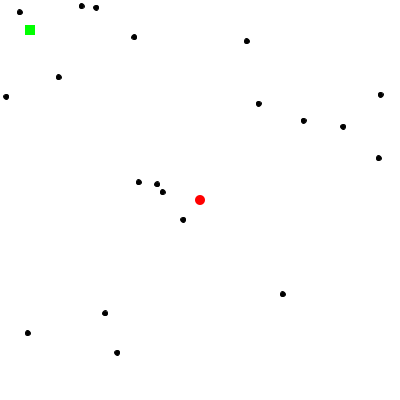
Frame 1 (no input)
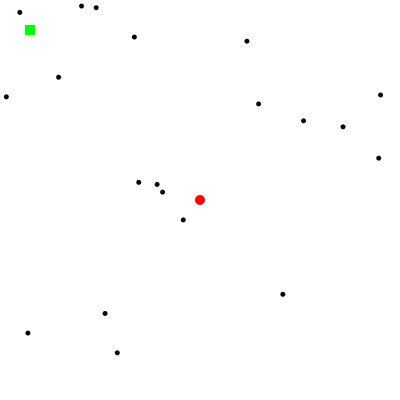
Frame 60 (the mouse pressed at the canvas centre just before this capture)
Frame 120 (the mouse held since frame 60 and released just before this capture): identical to frame 60, image omitted

The Processing sketch that drew these frames (run headless with seeded random() and noise(); from frame 60 on, the mouse is pressed at the canvas centre):

// Processing sketch: pacman_teclado
// ── pacman_teclado.pde
Jugador bolita;
Jugador cuadradito;

int numAlimento = 20;
Alimento[] comidita;

void setup() {
  size(400, 400);
  bolita = new Jugador(width/2, height/2, 10, "FLECHAS");
  cuadradito = new Jugador(30, 30, 10, "WASD");

  comidita = new Alimento[numAlimento];
  for (int i = 0; i < numAlimento; i++) {
    comidita[i] = new Alimento();
  }
}

void draw() {
  background(255);

  for (int i = 0; i < numAlimento; i++) {
    comidita[i].mostrarse();
    comidita[i].revisarDistancia(bolita);
    comidita[i].revisarDistancia(cuadradito);
  }

  cuadradito.dibujarse();
  cuadradito.moverse();

  bolita.dibujarse();
  bolita.moverse();
}

void keyPressed() {
  bolita.cambiarDireccion(keyCode);
  cuadradito.cambiarDireccion(keyCode);
}

// ── alimento.pde
class Alimento {
  float x;
  float y;
  boolean invisible;

  Alimento() {
    x = random(width);
    y = random(height);
    invisible = false;
  }

  void mostrarse() {
    if (invisible == false) {
      fill(0);
      circle(x, y, 5);
    }
  }

  void desaparecer() {
    invisible = true;
  }

  void revisarDistancia(Jugador j) {
    float dist = dist(x, y, j.x, j.y);

    if (dist < j.tam/2 && invisible != true) {
      desaparecer();
      j.crecer();
    }
  }
}

// ── jugador.pde
class Jugador {
  float x, y; //posicion
  float dirX, dirY; //direccion
  float vel; //velocidad
  int tam; //tamaño
  String controles;

  Jugador(float px, float py, int pTam, String pControles) {
    x = px;
    y = py;
    tam = pTam;
    vel = 2;
    controles = pControles;
  }

  //funcion para dibujar un jugador
  void dibujarse() {
    noStroke();
    if (controles == "FLECHAS") {

      fill(255, 0, 0);
      circle(x, y, tam);
    } else if (controles == "WASD") {
      rectMode(CENTER);
      fill(0, 255, 0);
      square(x, y, tam);
    }
  }
  
  void crecer() {
    tam = tam + 5;
  }

  void moverse() {
    x += dirX;
    y += dirY;

    x = constrain(x, tam/2, 400 - tam/2);
    y = constrain(y, tam/2, 400 - tam/2);
  }

  void cambiarDireccion(int tecla) {

    if (controles == "FLECHAS") {
      if (tecla == 37) { //LEFT es 37
        dirX = -vel; //velocidad en x negativa
        dirY = 0; //sin movimiento en y
      }

      if (tecla == 39) { //RIGHT es 39
        dirX = vel; //velocidad en x positiva
        dirY = 0; //sin movimiento en y
      }

      if (tecla == 38) { //UP es 38
        dirY = -vel; //velocidad en y negativa
        dirX = 0; //sin movimiento en x
      }

      if (tecla == 40) { //DOWN es 40
        dirY = vel; //velocidad en y positiva
        dirX = 0; //sin movimiento en x
      }
    }


    if (controles == "WASD") {
      if (tecla == 65) { //a es 65
        dirX = -vel; //velocidad en x negativa
        dirY = 0; //sin movimiento en y
      }

      if (tecla == 68) { //d es 68
        dirX = vel; //velocidad en x positiva
        dirY = 0; //sin movimiento en y
      }

      if (tecla == 87) { //w es 87
        dirY = -vel; //velocidad en y negativa
        dirX = 0; //sin movimiento en x
      }

      if (tecla == 83) { //S es 83
        dirY = vel; //velocidad en y positiva
        dirX = 0; //sin movimiento en x
      }
    }
  }
}
